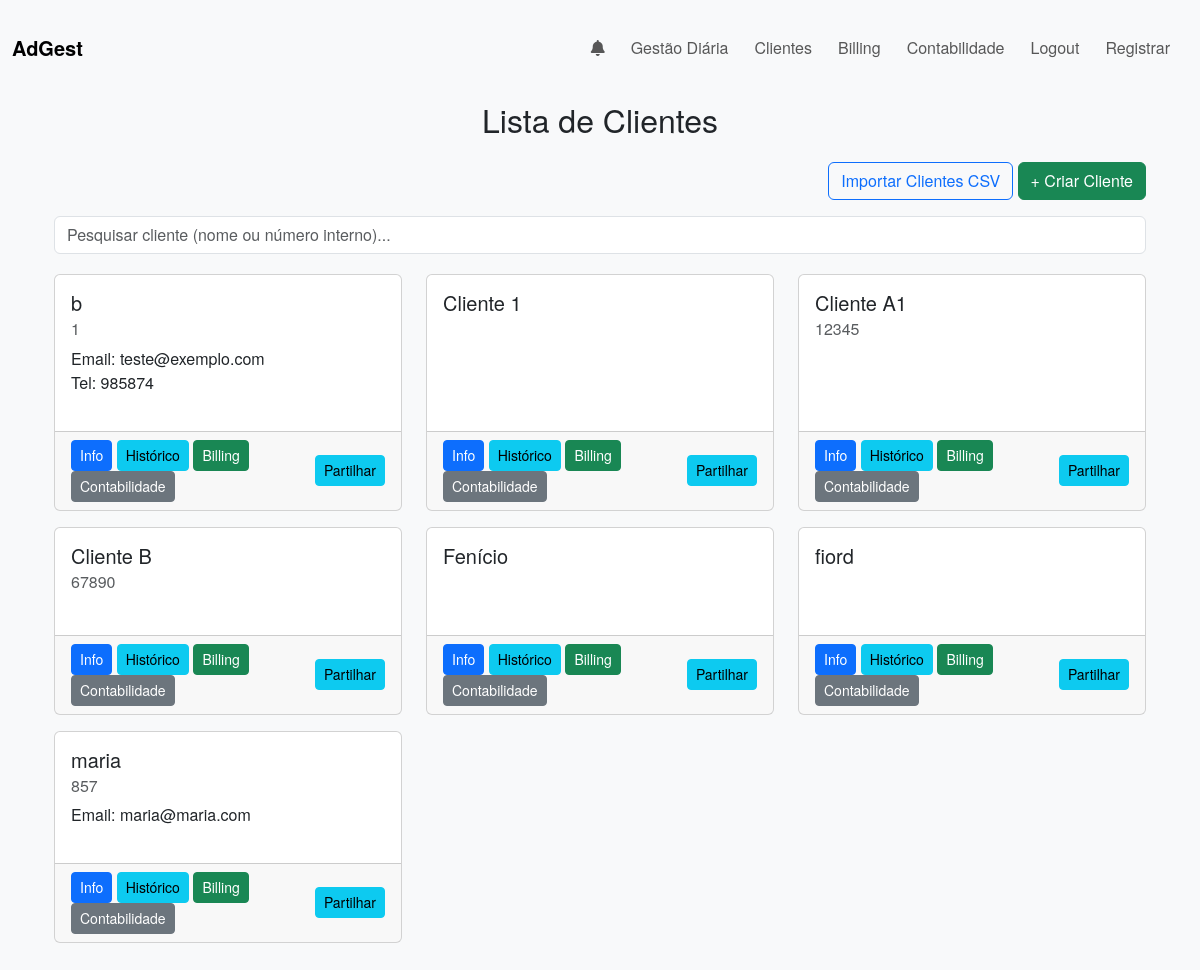
The app's page /clientes (signed in) with its own data.
### app/models.py (models this page shows, shortened)
class Client(db.Model):
    __tablename__ = 'clients'
    id = db.Column(db.Integer, primary_key=True)
    user_id = db.Column(db.Integer, db.ForeignKey('users.id'), nullable=False)
    name = db.Column(db.String(100), nullable=False)  # unique=True removido
    number_interno = db.Column(db.String(50), nullable=True)
    nif = db.Column(db.String(50), nullable=True)
    address = db.Column(db.String(200), nullable=True)
    email = db.Column(db.String(100), nullable=True)
    telephone = db.Column(db.String(20), nullable=True)
    assuntos = db.relationship('Assunto', backref='client', lazy=True)
    __table_args__ = (
        db.UniqueConstraint('user_id', 'name', name='uq_user_clientname'),
    )
    shares = db.relationship('ClientShare', backref='client', lazy='dynamic')

### app/routes.py (the view, shortened to what this page needs)
@main.route('/clientes')
@login_required
def clientes():
    page = request.args.get('page', 1, type=int)
    search = request.args.get('q', '').strip()
    query = Client.query.filter(
    or_(
        Client.user_id == current_user.id,
        Client.shares.any(ClientShare.user_id == current_user.id)
        )
    )
    pagination = query.order_by(func.lower(Client.name)).paginate(page=page, per_page=10)
    clients = pagination.items
    return render_template('clientes.html', clients=clients, pagination=pagination, search=search)

### app/routes.py (called while the page is built)
@main.context_processor
def inject_notifications():
    if current_user.is_authenticated:
        notifs_nao_lidas = Notification.query.filter_by(
            user_id=current_user.id, is_read=False
        ).order_by(Notification.timestamp.desc()).all()
        unread = len(notifs_nao_lidas)
        return dict(notifications=notifs_nao_lidas, unread_count=unread)
    return dict(notifications=[], unread_count=0)

### app/templates/clientes.html (shortened to what this page needs)
{% extends "base.html" %}
{% block content %}
<div class="container my-4">
  <h2 class="mb-4 text-center">Lista de Clientes</h2>
  <div class="text-end mb-3">
    <a href="{{ url_for('main.upload_client_csv') }}" class="btn btn-outline-primary">Importar Clientes CSV</a>
    <a href="{{ url_for('main.create_client') }}" class="btn btn-success">+ Criar Cliente</a>
  </div>
  <form method="GET" action="{{ url_for('main.clientes') }}" class="mb-3">
    <input type="text" name="q" id="clientSearch" class="form-control" placeholder="Pesquisar cliente (nome ou número interno)..." value="{{ search }}">
  </form>
  <div class="row" id="clientList">
    {% for client in clients %}
      <div class="col-md-4 mb-3 client-card">
        <div class="card h-100">
          <div class="card-body">
            <h5 class="card-title">{{ client.name }}</h5>
            {% if client.number_interno %}
              <h6 class="card-subtitle mb-2 text-muted">{{ client.number_interno }}</h6>
            {% endif %}
            <p class="card-text">
              {% if client.email %}Email: {{ client.email }}<br>{% endif %}
              {% if client.telephone %}Tel: {{ client.telephone }}{% endif %}
            </p>
          </div>
          <div class="card-footer d-flex justify-content-between align-items-center">
            <div>
              <a href="{{ url_for('main.client_info', client_id=client.id) }}" class="btn btn-primary btn-sm">Info</a>
              <a href="{{ url_for('main.historico_cliente', client_id=client.id) }}" class="btn btn-info btn-sm">Histórico</a>
              {% if current_user.role == 'admin' %}
                <a href="{{ url_for('main.billing_cliente', client_id=client.id) }}" class="btn btn-success btn-sm">Billing</a>
                <a href="{{ url_for('main.contabilidade_cliente', client_id=client.id) }}" class="btn btn-secondary btn-sm">Contabilidade</a>
              {% elif current_user.role == 'advogado' %}
                <a href="{{ url_for('main.billing_cliente', client_id=client.id) }}" class="btn btn-success btn-sm">Billing</a>
              {% else %}
                <a href="{{ url_for('main.contabilidade_cliente', client_id=client.id) }}" class="btn btn-secondary btn-sm">Contabilidade</a>
              {% endif %}
            </div>
            <div>
              <a href="{{ url_for('main.share_client', client_id=client.id) }}" class="btn btn-sm btn-info">Partilhar</a>
            </div>
          </div>
        </div>
      </div>
    {% endfor %}
  </div>
</div>
{% endblock %}

### app/static/css/style.css (style rules this page uses)
body { background-color: #f8f9fa; font-family: "Helvetica Neue", Helvetica, Arial, sans-serif; }
.container, .container-fluid { margin-top: 20px; }
.card { margin-bottom: 20px; }
.row { margin-top: 20px; }
.mb-2 { margin-bottom: 0.5rem !important; }

### records on screen
Client: name "b", number_interno "1", email "teste@exemplo.com", telephone "985874"
Client: name "Cliente 1"
Client: name "Cliente A1", number_interno "12345"
Client: name "Cliente B", number_interno "67890"
Client: name "Fenício"
Client: name "fiord"
Client: name "maria", number_interno "857", email "maria@maria.com"
